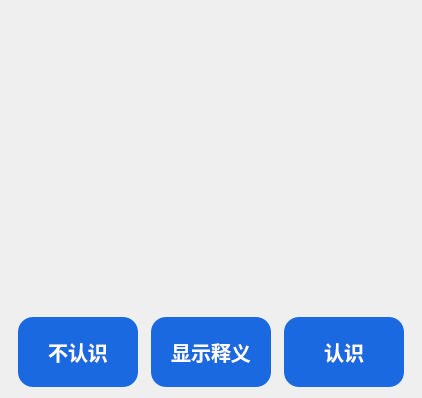
       <widget class="QWidget" name="page_9">
        <layout class="QHBoxLayout" name="horizontalLayout_29">
         <item>
          <layout class="QVBoxLayout" name="verticalLayout_12">
           <item>
            <widget class="QTextBrowser" name="onlinetestshow">
             <property name="minimumSize">
              <size>
               <width>400</width>
               <height>300</height>
              </size>
             </property>
             <property name="styleSheet">
              <string notr="true">background:transparent;border-width:0;border-style:outset;font:bold 24px</string>
             </property>
            </widget>
           </item>
           <item>
            <layout class="QHBoxLayout" name="horizontalLayout_28">
             <item>
              <widget class="QPushButton" name="dontknow">
               <property name="minimumSize">
                <size>
                 <width>120</width>
                 <height>70</height>
                </size>
               </property>
               <property name="maximumSize">
                <size>
                 <width>120</width>
                 <height>70</height>
                </size>
               </property>
               <property name="styleSheet">
                <string notr="true">QPushButton{background:#1B69E0;border-radius:15px;font:bold;
font-size:20px;font-family:幼圆;color:#FFFFFF}
QPushButton:hover{background:#124EE6;}</string>
               </property>
               <property name="text">
                <string>不认识</string>
               </property>
              </widget>
             </item>
             <item>
              <widget class="QPushButton" name="showtrans">
               <property name="minimumSize">
                <size>
                 <width>120</width>
                 <height>70</height>
                </size>
               </property>
               <property name="maximumSize">
                <size>
                 <width>120</width>
                 <height>70</height>
                </size>
               </property>
               <property name="styleSheet">
                <string notr="true">QPushButton{background:#1B69E0;border-radius:15px;font:bold;
font-size:20px;font-family:幼圆;color:#FFFFFF}
QPushButton:hover{background:#124EE6;}</string>
               </property>
               <property name="text">
                <string>显示释义</string>
               </property>
              </widget>
             </item>
             <item>
              <widget class="QPushButton" name="know">
               <property name="minimumSize">
                <size>
                 <width>120</width>
                 <height>70</height>
                </size>
               </property>
               <property name="maximumSize">
                <size>
                 <width>120</width>
                 <height>70</height>
                </size>
               </property>
               <property name="styleSheet">
                <string notr="true">QPushButton{background:#1B69E0;border-radius:15px;font:bold;
font-size:20px;font-family:幼圆;color:#FFFFFF}
QPushButton:hover{background:#124EE6;}</string>
               </property>
               <property name="text">
                <string>认识</string>
               </property>
              </widget>
             </item>
            </layout>
           </item>
          </layout>
         </item>
        </layout>
       </widget>
